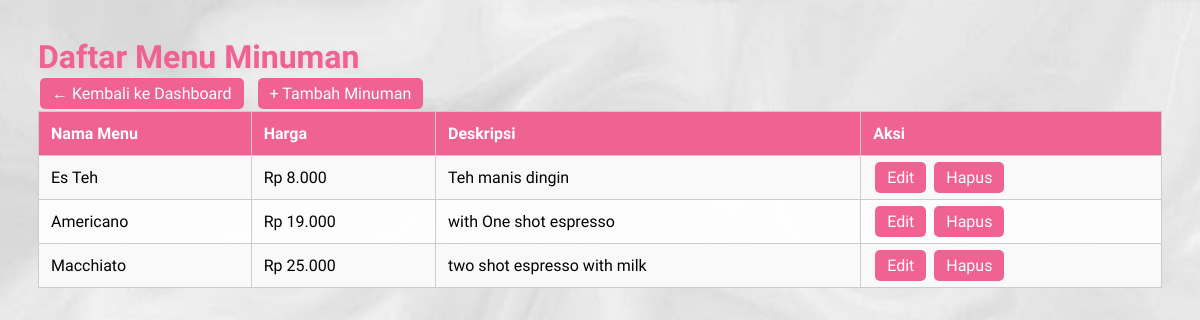
Screenshot of /cafe/Admin/minuman.php (signed in) with the database file from the repository.
### tables this page shows
CREATE TABLE menu_minuman (
    id INT AUTO_INCREMENT PRIMARY KEY,
    nama_menu VARCHAR(100),
    harga INT,
    deskripsi TEXT
);

### cafe/Admin/minuman.php (the view, shortened to what this page needs)
<?php
include '../koneksi.php';
$result = mysqli_query($koneksi, "SELECT * FROM menu_minuman");
?>
<!DOCTYPE html>
<html>
<head>
</head>
<body>
    <div clas="header">
        <h2>Daftar Menu Minuman</h2>
        <div class="button-group">
            <a href="dashboard.php" class="btn">← Kembali ke Dashboard</a>
            <a href="tambah_minuman.php" class="btn">+ Tambah Minuman</a>
        </div>
    </div>
    <table>
        <tr>
            <th>Nama Menu</th>
            <th>Harga</th>
            <th>Deskripsi</th>
            <th>Aksi</th>
        </tr>
        <?php while ($row = mysqli_fetch_assoc($result)) : ?>
        <tr>
            <td><?= $row['nama_menu']; ?></td>
            <td>Rp <?= number_format($row['harga'], 0, ',', '.'); ?></td>
            <td><?= $row['deskripsi']; ?></td>
            <td>
                <a class="btn" href="edit_minuman.php?id=<?= $row['id']; ?>">Edit</a>
                <a class="btn" href="hapus_minuman.php?id=<?= $row['id']; ?>" onclick="return confirm('Yakin ingin hapus?')">Hapus</a>
            </td>
        </tr>
        <?php endwhile; ?>
    </table>
</body>
</html>

### cafe/Admin/minuman.php (style rules this page uses)
body { font-family: 'Sour Gummy', cursive; background: url('../bg.jpeg') no-repeat center center fixed; background-size: cover; color: white; padding: 30px; }
h2 { color: #f06292; margin: 0; font-size: 2rem; text-shadow: 2px 2px 4px rgba(241, 183, 220, 0.3); }
.button-group { display: flex; gap: 10px; }
table { width: 100%; border-collapse: collapse; background: rgba(255,255,255,0.9); color: black; }
th, td { border: 1px solid #ccc; padding: 12px; text-align: left; }
th { background-color: #f06292; color: white; }
tr:nth-child(even) { background-color: #f9f9f9; }
.btn { padding: 6px 12px; margin: 2px; background-color: #f06292; color: white; border: none; border-radius: 5px; text-decoration: none; }

### rows the page displays
menu_minuman: nama_menu "Es Teh", harga "8.000", deskripsi "Teh manis dingin"
menu_minuman: nama_menu "Americano", harga "19.000", deskripsi "with One shot espresso"
menu_minuman: nama_menu "Macchiato", harga "25.000", deskripsi "two shot espresso with milk"
